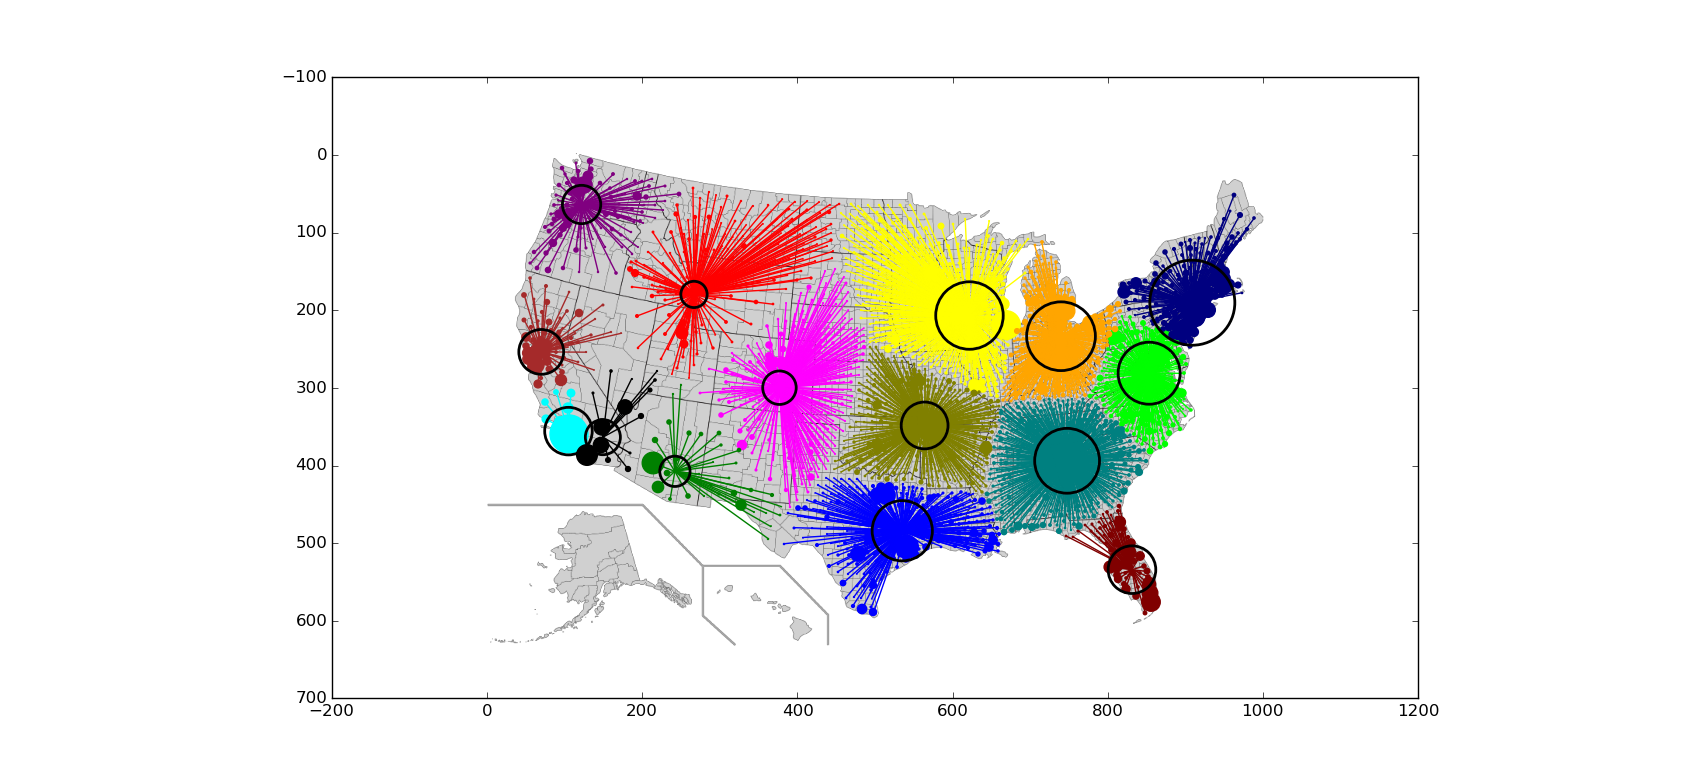

The Python source for this figure:
import load_clusters as lc
import sys
sys.path.append('../../closest_pairs_&_clustering_algorithms')
import clustering as clr
import cluster as cl
import old_clustering as old
import plot_clusters as pc
import alg_clusters_matplotlib as cplot


data_table = lc.load_data_table(lc.DATA_3108_URL) #DATA_3108_URL
    
singleton_list = []
for line in data_table:
    singleton_list.append(cl.Cluster(set([line[0]]), line[1], line[2], line[3], line[4]))
    
#cluster_list = clr.hierarchical_clustering(singleton_list, 15)
cluster_list = clr.kmeans_clustering(singleton_list, 15, 8)	
    
            
cplot.plot_clusters(data_table, cluster_list, True)
    
